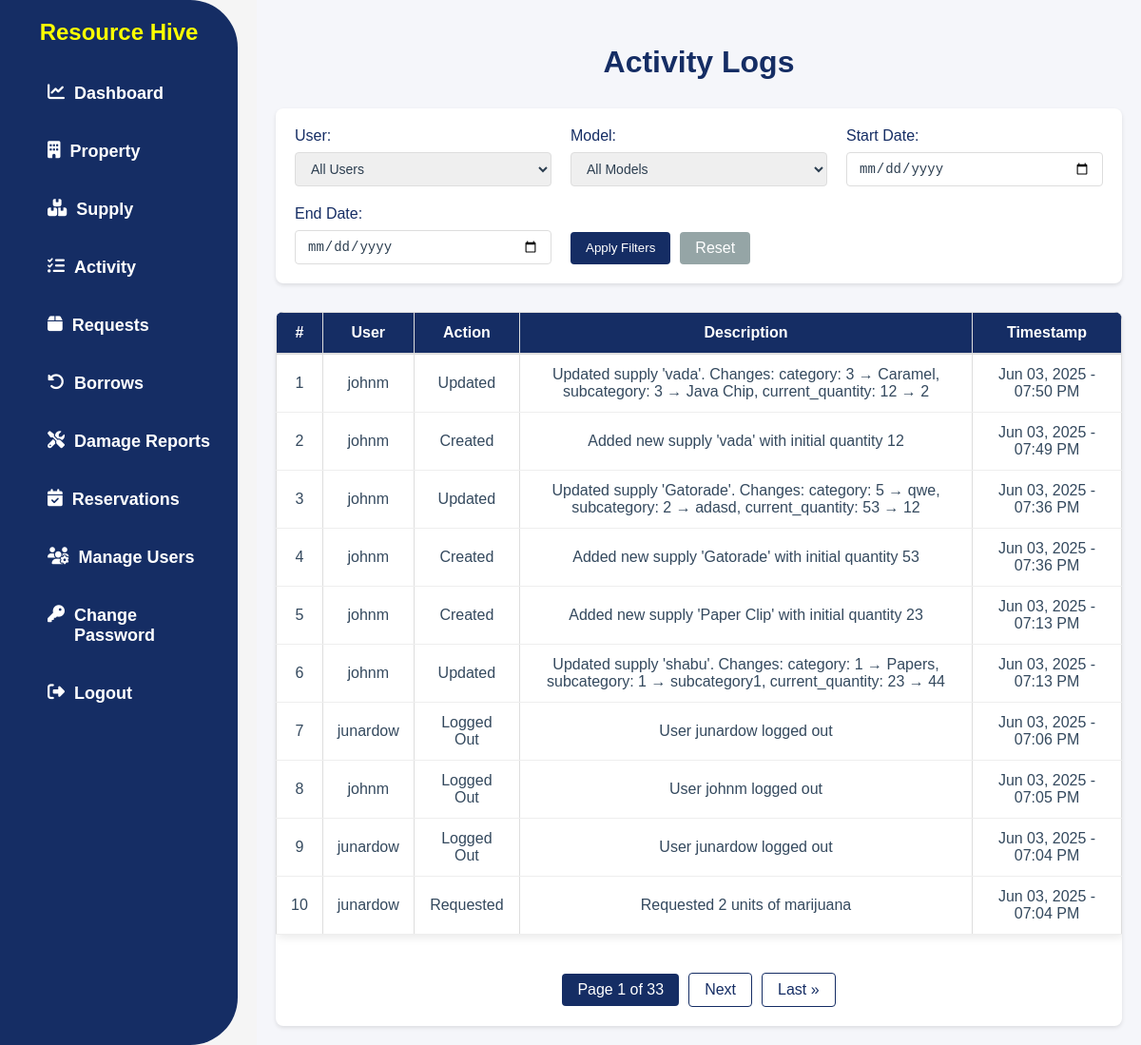
Page /activity/ (signed in) on the earlier database version.
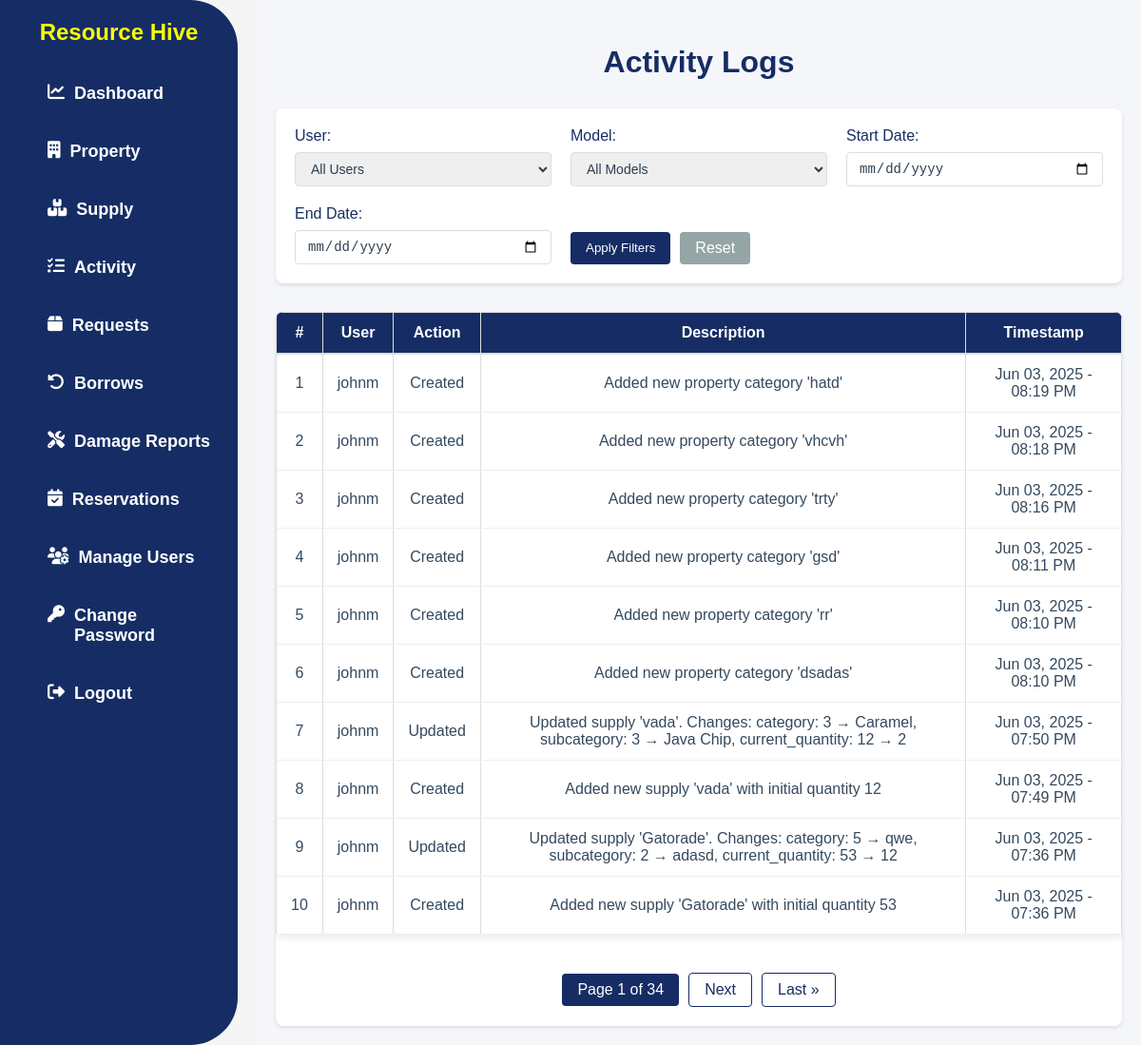
Same page on the later database version.
### app/models.py (models this page shows, shortened)
class ActivityLog(models.Model):
    ACTION_CHOICES = [
        ('create', 'Created'),
        ('update', 'Updated'),
        ('delete', 'Deleted'),
        ('login', 'Logged In'),
        ('logout', 'Logged Out'),
        ('view', 'Viewed'),
        ('request', 'Requested'),
        ('approve', 'Approved'),
        ('reject', 'Rejected'),
        ('borrow', 'Borrowed'),
        ('return', 'Returned'),
        ('report', 'Reported'),
    ]
    user = models.ForeignKey(User, on_delete=models.SET_NULL, null=True, blank=True)
    action = models.CharField(max_length=10, choices=ACTION_CHOICES)
    model_name = models.CharField(max_length=100)
    object_repr = models.CharField(max_length=255)
    description = models.TextField(blank=True, null=True)
    timestamp = models.DateTimeField(auto_now_add=True)
    class Meta:
        ordering = ['-timestamp']

### app/views.py (the view)
# urls.py: path('activity/', ActivityPageView.as_view(), name='activity'),
class ActivityPageView(PermissionRequiredMixin, ListView):
    model = ActivityLog
    template_name = 'app/activity.html'
    permission_required = 'app.view_admin_module'
    permission_denied_message = "You do not have permission to view the activity log."
    context_object_name = 'activitylog_list'
    paginate_by = 10
    def get_queryset(self):
        queryset = ActivityLog.objects.all().order_by('-timestamp')
        user_filter = self.request.GET.get('user')
        model_filter = self.request.GET.get('model')
        start_date = self.request.GET.get('start_date')
        end_date = self.request.GET.get('end_date')
        if user_filter:
            queryset = queryset.filter(user_id=user_filter)
        if model_filter:
            queryset = queryset.filter(model_name=model_filter)
        if start_date:
            queryset = queryset.filter(timestamp__date__gte=start_date)
        if end_date:
            queryset = queryset.filter(timestamp__date__lte=end_date)
        category = self.request.GET.get('category')
        if category:
            queryset = queryset.filter(model_name=category)
        return queryset
    def get_context_data(self, **kwargs):
        context = super().get_context_data(**kwargs)
        context['users'] = User.objects.all()
        models = ActivityLog.objects.values_list('model_name', flat=True).distinct()
        context['models'] = sorted(set(models))  # Convert to set to ensure uniqueness and sort
        context['current_category'] = self.request.GET.get('category', '')
        return context

### app/templates/app/activity.html (shortened to what this page needs)
{% load static %}
<!DOCTYPE html>
<html lang="en">
<head>
    <link rel="stylesheet" href="{% static 'css/style.css' %}">
    <link rel="stylesheet" href="https://cdnjs.cloudflare.com/ajax/libs/font-awesome/6.4.2/css/all.min.css">
</head>
<body>
    {% block content %}
    {% include 'app/navbar.html' %}
    <div class="actlog-page">
        <h2 class="actlog-title">Activity Logs</h2>
        <div class="actlog-filter-section">
            <form method="get" class="actlog-filter-form">
                <div class="actlog-filter-group">
                    <label for="user">User:</label>
                    <select name="user" id="user">
                        <option value="">All Users</option>
                    </select>
                </div>
                <div class="actlog-filter-group">
                    <label for="model">Model:</label>
                    <select name="model" id="model">
                        <option value="">All Models</option>
                    </select>
                </div>
                <div class="actlog-filter-group">
                    <label for="start_date">Start Date:</label>
                    <input type="date" name="start_date" id="start_date" value="{{ request.GET.start_date }}">
                </div>
                <div class="actlog-filter-group">
                    <label for="end_date">End Date:</label>
                    <input type="date" name="end_date" id="end_date" value="{{ request.GET.end_date }}">
                </div>
                <div class="actlog-filter-buttons">
                    <button type="submit" class="actlog-filter-submit">Apply Filters</button>
                    <a href="{% url 'activity' %}" class="actlog-filter-reset">Reset</a>
                </div>
            </form>
        </div>
        <div class="actlog-table-container">
            <table class="actlog-table">
                <thead>
                    <tr>
                        <th>#</th>
                        <th>User</th>
                        <th>Action</th>
                        <th>Description</th>
                        <th>Timestamp</th>
                    </tr>
                </thead>
                <tbody>
                    {% for log in activitylog_list %}
                    <tr>
                        <td>{{ page_obj.start_index|add:forloop.counter0 }}</td>
                        <td>{{ log.user.username }}</td>
                        <td>{{ log.get_action_display }}</td>
                        <td>{{ log.description }}</td>
                        <td>{{ log.timestamp|date:"M d, Y - h:i A" }}</td>
                    </tr>
                    {% empty %}
                    <tr>
                        <td colspan="5" class="actlog-empty">No activity logs available.</td>
                    </tr>
                    {% endfor %}
                </tbody>
            </table>
            {% if is_paginated %}
            <div class="actlog-pagination">
                <span class="current">
                    Page {{ page_obj.number }} of {{ page_obj.paginator.num_pages }}
                </span>
                {% if page_obj.has_next %}
                    <a href="?page={{ page_obj.next_page_number }}">Next</a>
                    <a href="?page={{ page_obj.paginator.num_pages }}">Last &raquo;</a>
                {% endif %}
            </div>
            {% endif %}
        </div>
    </div>
    {% endblock content %}
</body>
</html>

Differences in the rows shown:
no longer on this page (row unchanged): ActivityLog: start_index|add "5", user.username "johnm", action "Created", description "Added new supply 'Paper Clip' with initial quantity 23", timestamp "Jun 03, 2025 - 07:13 PM"
no longer on this page (row unchanged): ActivityLog: start_index|add "6", user.username "johnm", action "Updated", description "Updated supply 'shabu'. Changes: category: 1 → Papers, subcategory: 1 → subcategory1, current_quantity: 23 → 44", timestamp "Jun 03, 2025 - 07:13 PM"
no longer on this page (row unchanged): ActivityLog: start_index|add "7", user.username "junardow", action "Logged Out", description "User junardow logged out", timestamp "Jun 03, 2025 - 07:06 PM"
no longer on this page (row unchanged): ActivityLog: start_index|add "8", user.username "johnm", action "Logged Out", description "User johnm logged out", timestamp "Jun 03, 2025 - 07:05 PM"
no longer on this page (row unchanged): ActivityLog: start_index|add "9", user.username "junardow", action "Logged Out", description "User junardow logged out", timestamp "Jun 03, 2025 - 07:04 PM"
no longer on this page (row unchanged): ActivityLog: start_index|add "10", user.username "junardow", action "Requested", description "Requested 2 units of marijuana", timestamp "Jun 03, 2025 - 07:04 PM"
added ActivityLog: start_index|add "1", user.username "johnm", action "Created", description "Added new property category 'hatd'", timestamp "Jun 03, 2025 - 08:19 PM"
added ActivityLog: start_index|add "2", user.username "johnm", action "Created", description "Added new property category 'vhcvh'", timestamp "Jun 03, 2025 - 08:18 PM"
added ActivityLog: start_index|add "3", user.username "johnm", action "Created", description "Added new property category 'trty'", timestamp "Jun 03, 2025 - 08:16 PM"
added ActivityLog: start_index|add "4", user.username "johnm", action "Created", description "Added new property category 'gsd'", timestamp "Jun 03, 2025 - 08:11 PM"
added ActivityLog: start_index|add "5", user.username "johnm", action "Created", description "Added new property category 'rr'", timestamp "Jun 03, 2025 - 08:10 PM"
added ActivityLog: start_index|add "6", user.username "johnm", action "Created", description "Added new property category 'dsadas'", timestamp "Jun 03, 2025 - 08:10 PM"
computed for ActivityLog "Jun 03, 2025 - 07:50 PM": start_index|add "1" → "7"
computed for ActivityLog "Added new supply 'vada' with initial quantity 12": start_index|add "2" → "8"
computed for ActivityLog (number 9 of 10 on the later page): start_index|add "3" → "9"
computed for ActivityLog "Added new supply 'Gatorade' with initial quantity 53": start_index|add "4" → "10"
Other differences:
{{ page_obj.paginator.num_pages }}: "33" → "34"
